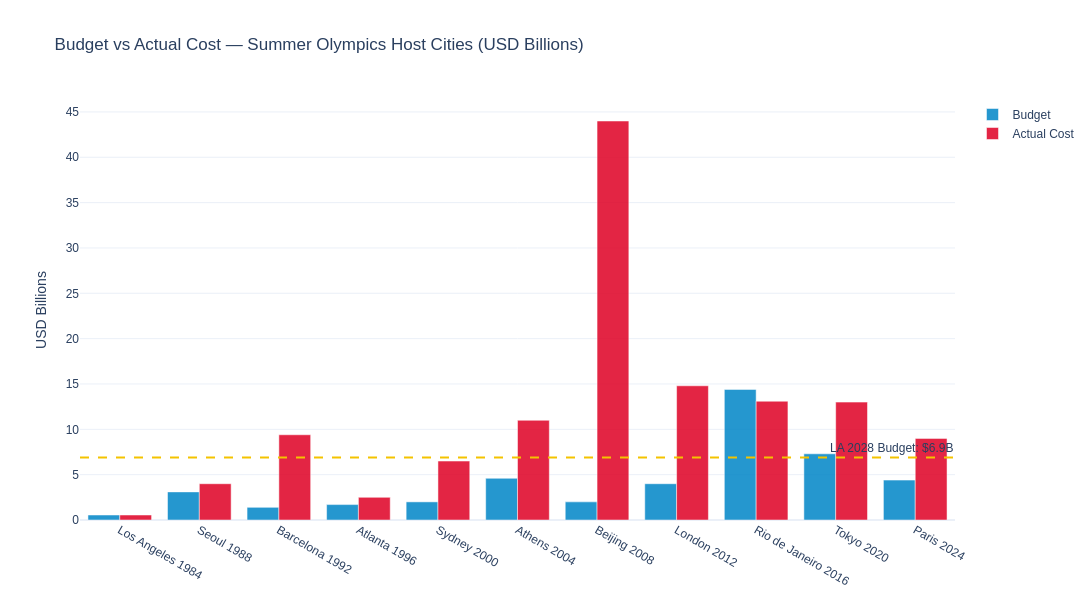

Notebook code for this chart:
### Markdown cell above
## 5. Actual Cost vs Budget — All Modern Games

### Code cell
cost_data = benchmarks_hist.dropna(subset=['Actual_Cost_USD_B']).copy()

fig = go.Figure()

fig.add_trace(go.Bar(
    name='Budget', x=cost_data['Label'],
    y=cost_data['Budget_USD_B'],
    marker_color=OLY['blue'], opacity=0.85
))
fig.add_trace(go.Bar(
    name='Actual Cost', x=cost_data['Label'],
    y=cost_data['Actual_Cost_USD_B'],
    marker_color=OLY['red'], opacity=0.85
))

# LA 2028 budget line
fig.add_hline(
    y=6.9, line_dash='dash', line_color=OLY['yellow'],
    annotation_text='LA 2028 Budget: $6.9B',
    annotation_position='top right'
)

fig.update_layout(
    barmode='group',
    title='Budget vs Actual Cost — Summer Olympics Host Cities (USD Billions)',
    yaxis_title='USD Billions',
    template='plotly_white', font_family='Arial',
    title_font_size=17, width=1200, height=600
)
fig.write_html(OUT_FIGS / 'city_bar_budgetVsActual.html')
fig.show()
logger.info('Saved budget vs actual chart.')

### Figure 1 — Plotly figure (JSON) as saved in the notebook; plotly's stock layout.template omitted (floating-point values rounded to 4 significant figures)
{"data": [{"marker": {"color": "#0085C7"}, "name": "Budget", "opacity": 0.85, "type": "bar", "x": ["Los Angeles 1984", "Seoul 1988", "Barcelona 1992", "Atlanta 1996", "Sydney 2000", "Athens 2004", "Beijing 2008", "London 2012", "Rio de Janeiro 2016", "Tokyo 2020", "Paris 2024"], "y": [0.55, 3.1, 1.4, 1.7, 2.0, 4.6, 2.0, 4.0, 14.4, 7.3, 4.4]}, {"marker": {"color": "#DF0024"}, "name": "Actual Cost", "opacity": 0.85, "type": "bar", "x": ["Los Angeles 1984", "Seoul 1988", "Barcelona 1992", "Atlanta 1996", "Sydney 2000", "Athens 2004", "Beijing 2008", "London 2012", "Rio de Janeiro 2016", "Tokyo 2020", "Paris 2024"], "y": [0.55, 4.0, 9.4, 2.5, 6.5, 11.0, 44.0, 14.8, 13.1, 13.0, 9.0]}], "layout": {"annotations": [{"showarrow": false, "text": "LA 2028 Budget: $6.9B", "x": 1, "xanchor": "right", "xref": "x domain", "y": 6.9, "yanchor": "bottom", "yref": "y"}], "barmode": "group", "font": {"family": "Arial"}, "height": 600, "shapes": [{"line": {"color": "#F4C300", "dash": "dash"}, "type": "line", "x0": 0, "x1": 1, "xref": "x domain", "y0": 6.9, "y1": 6.9, "yref": "y"}], "title": {"font": {"size": 17}, "text": "Budget vs Actual Cost — Summer Olympics Host Cities (USD Billions)"}, "width": 1200, "yaxis": {"title": {"text": "USD Billions"}}}}
